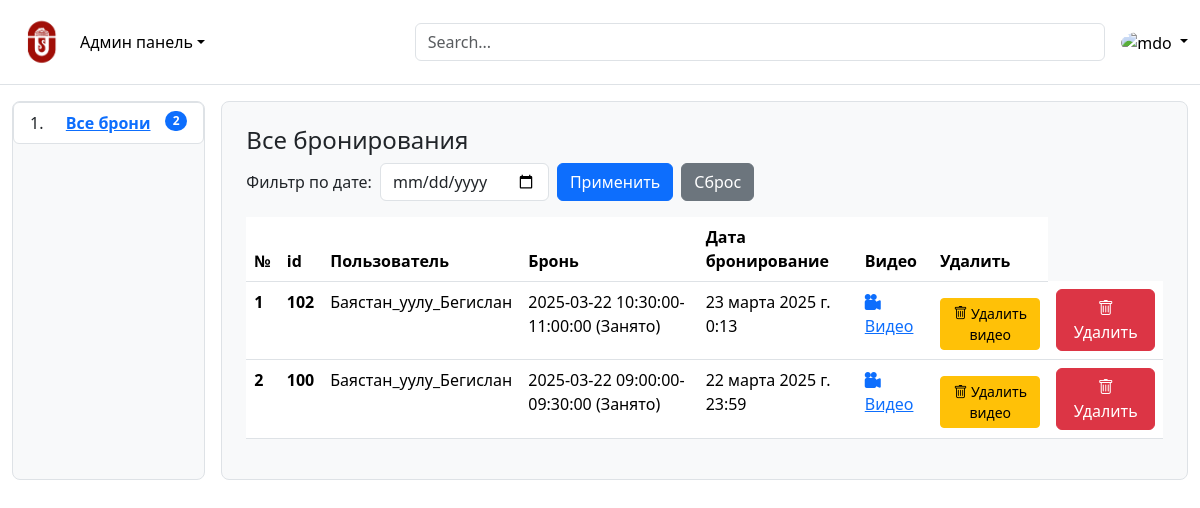
/admutrk/ (signed in), run on the app's committed database.
### scetch/models.py (models this page shows, shortened)
class Booking(models.Model):
    user = models.ForeignKey(User, on_delete=models.CASCADE)
    slot = models.OneToOneField(QueueSlot, on_delete=models.CASCADE)  # Один слот - одна бронь
    created_at = models.DateTimeField(auto_now_add=True)
    video = models.FileField(upload_to='media/viseo/%Y/%m/%d/', blank=True, null=True)

class QueueSlot(models.Model):
    date = models.DateField()
    start_time = models.TimeField()
    end_time = models.TimeField()
    is_booked = models.BooleanField(default=False)  # Флаг занятости
    def __str__(self):
        status = "Занято" if self.is_booked else "Свободно"
        return f"{self.date} {self.start_time}-{self.end_time} ({status})"

### adminka/views.py (the view)
# urls.py: path('', views.adminka_home, name='adminka_home'),
@user_passes_test(staff_required)
def adminka_home(request):
    date_filter = request.GET.get("date")
    bookings = Booking.objects.all().order_by("-created_at")
    bookings_count = bookings.count()
    if date_filter:
        bookings = bookings.filter(created_at__date=date_filter)
    context = {
        'bookings': bookings,
        'bookings_count': bookings_count
    }
    return render(request, 'adminka/adminka_home.html', context)

### adminka/views.py (called while the page is built)
def staff_required(user):
    return user.is_staff  # Только сотрудники (админы, но не обязательно суперпользователи)

### adminka/templates/adminka/adminka_home.html (shortened to what this page needs)
{% extends 'adminka/adminka_base.html' %}
{% block content %}
    <h4>Все бронирования</h4>
    <form method="GET" class="mb-3 d-flex align-items-center gap-2">
        <label for="date-filter" class="form-label mb-0">Фильтр по дате:</label>
        <input type="date" id="date-filter" name="date" class="form-control w-auto" value="{{ request.GET.date }}">
        <button type="submit" class="btn btn-primary">Применить</button>
        <a href="{% url 'adminka_home' %}" class="btn btn-secondary">Сброс</a>
    </form>
    <table class="table table-hover">
        <thead>
        <tr>
            <th scope="col">№</th>
            <th scope="col">id</th>
            <th scope="col">Пользователь</th>
            <th scope="col">Бронь</th>
            <th scope="col">Дата бронирование</th>
            <th scope="col">Видео</th>
            <th scope="col">Удалить</th>
        </tr>
        </thead>
        <tbody>
        {% if bookings %}
            {% for booking in bookings %}
                <tr>
                    <th scope="row">{{ forloop.counter }}</th>
                    <th scope="row">{{ booking.id }}</th>
                    <td>{{ booking.user }}</td>
                    <td>{{ booking.slot }}</td>
                    <td>{{ booking.created_at }}</td>
                    {% if booking.video %}
                        <td>
                            <a href="#"
                               class="video-link"
                               data-video-url="{{ booking.video.url }}"
                               data-bs-toggle="modal"
                               data-bs-target="#videoModal">
                                <i class="bi bi-camera-reels-fill"></i> Видео
                            </a>
                        </td>
                        <td>
                            <form action="{% url 'delete_video' booking.id %}" method="POST"
                                  onsubmit="return confirm('Вы уверены, что хотите удалить это видео?');">
                                <button type="submit" class="btn btn-warning btn-sm mt-2">
                                    <i class="bi bi-trash"></i> Удалить видео
                                </button>
                            </form>
                        </td>
                    {% endif %}
                    <td>
                        <form action="{% url 'admin_delete_booking' booking.id %}" method="POST"
                              onsubmit="return confirm('Вы уверены, что хотите удалить это бронирование?');">
                            <button type="submit" class="btn btn-danger">
                                <i class="bi bi-trash"></i> Удалить
                            </button>
                        </form>
                    </td>
                </tr>
            {% endfor %}
        {% endif %}
        </tbody>
    </table>
{% endblock %}

### data on the page
Booking: id "102", user "Баястан_уулу_Бегислан", slot "2025-03-22 10:30:00-11:00:00 (Занято)", created_at "23 марта 2025 г. 0:13"
Booking: id "100", user "Баястан_уулу_Бегислан", slot "2025-03-22 09:00:00-09:30:00 (Занято)", created_at "22 марта 2025 г. 23:59"

### other printed values
{{ bookings_count }} "2"
